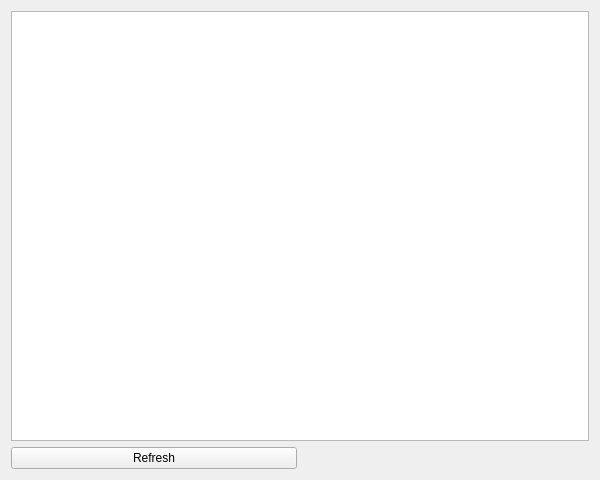
<?xml version="1.0" encoding="UTF-8"?>
<ui version="4.0">
 <class>BuildsPage</class>
 <widget class="QWidget" name="BuildsPage">
  <property name="geometry">
   <rect>
    <x>0</x>
    <y>0</y>
    <width>600</width>
    <height>480</height>
   </rect>
  </property>
  <layout class="QVBoxLayout" name="verticalLayout">
   <item>
    <widget class="QListWidget" name="buildsList"/>
   </item>
   <item>
    <layout class="QHBoxLayout" name="horizontalLayout">
     <item>
      <widget class="QPushButton" name="refreshBtn">
       <property name="text">
        <string>Refresh</string>
       </property>
      </widget>
     </item>
     <item>
      <widget class="QLabel" name="statusLabel">
       <property name="text">
        <string/>
       </property>
      </widget>
     </item>
    </layout>
   </item>
  </layout>
 </widget>
 <resources/>
 <connections/>
</ui>
